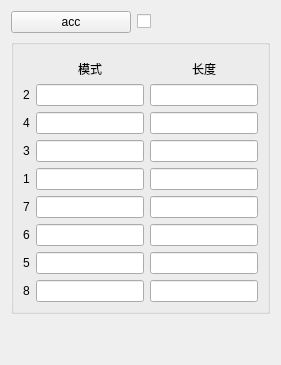
     <widget class="QWidget" name="page_8">
      <layout class="QGridLayout" name="gridLayout_17">
       <item row="0" column="0">
        <layout class="QHBoxLayout" name="horizontalLayout_45">
         <item>
          <widget class="QPushButton" name="accelerationBtn">
           <property name="minimumSize">
            <size>
             <width>120</width>
             <height>0</height>
            </size>
           </property>
           <property name="text">
            <string notr="true">acc</string>
           </property>
          </widget>
         </item>
         <item>
          <widget class="QCheckBox" name="accCheckbox">
           <property name="text">
            <string/>
           </property>
          </widget>
         </item>
         <item>
          <spacer name="horizontalSpacer_24">
           <property name="orientation">
            <enum>Qt::Horizontal</enum>
           </property>
           <property name="sizeHint" stdset="0">
            <size>
             <width>40</width>
             <height>20</height>
            </size>
           </property>
          </spacer>
         </item>
        </layout>
       </item>
       <item row="1" column="0">
        <widget class="QGroupBox" name="groupBox_4">
         <property name="title">
          <string/>
         </property>
         <layout class="QGridLayout" name="gridLayout_18">
          <item row="0" column="0">
           <widget class="SetEditValueWidget" name="logolightnum" native="true"/>
          </item>
          <item row="1" column="0">
           <layout class="QGridLayout" name="gridLayout_9">
            <item row="0" column="1">
             <widget class="QLabel" name="label_mode">
              <property name="text">
               <string notr="true">模式</string>
              </property>
              <property name="alignment">
               <set>Qt::AlignCenter</set>
              </property>
             </widget>
            </item>
            <item row="0" column="2">
             <widget class="QLabel" name="label_length">
              <property name="text">
               <string notr="true">长度</string>
              </property>
              <property name="alignment">
               <set>Qt::AlignCenter</set>
              </property>
             </widget>
            </item>
            <item row="1" column="0">
             <widget class="QLabel" name="label_31">
              <property name="text">
               <string notr="true">2</string>
              </property>
              <property name="alignment">
               <set>Qt::AlignCenter</set>
              </property>
             </widget>
            </item>
            <item row="1" column="1">
             <widget class="myLineEdit" name="modeEdit">
              <property name="text">
               <string notr="true"/>
              </property>
              <property name="alignment">
               <set>Qt::AlignCenter</set>
              </property>
             </widget>
            </item>
            <item row="1" column="2">
             <widget class="myLineEdit" name="lengthEdit">
              <property name="text">
               <string notr="true"/>
              </property>
              <property name="alignment">
               <set>Qt::AlignCenter</set>
              </property>
             </widget>
            </item>
            <item row="2" column="0">
             <widget class="QLabel" name="label_32">
              <property name="text">
               <string notr="true">4</string>
              </property>
              <property name="alignment">
               <set>Qt::AlignCenter</set>
              </property>
             </widget>
            </item>
            <item row="2" column="1">
             <widget class="myLineEdit" name="modeEdit_2">
              <property name="text">
               <string notr="true"/>
              </property>
              <property name="alignment">
               <set>Qt::AlignCenter</set>
              </property>
             </widget>
            </item>
            <item row="2" column="2">
             <widget class="myLineEdit" name="lengthEdit_2">
              <property name="text">
               <string notr="true"/>
              </property>
              <property name="alignment">
               <set>Qt::AlignCenter</set>
              </property>
             </widget>
            </item>
            <item row="3" column="0">
             <widget class="QLabel" name="label_33">
              <property name="text">
               <string notr="true">3</string>
              </property>
              <property name="alignment">
               <set>Qt::AlignCenter</set>
              </property>
             </widget>
            </item>
            <item row="3" column="1">
             <widget class="myLineEdit" name="modeEdit_3">
              <property name="text">
               <string notr="true"/>
              </property>
              <property name="alignment">
               <set>Qt::AlignCenter</set>
              </property>
             </widget>
            </item>
            <item row="3" column="2">
             <widget class="myLineEdit" name="lengthEdit_3">
              <property name="text">
               <string notr="true"/>
              </property>
              <property name="alignment">
               <set>Qt::AlignCenter</set>
              </property>
             </widget>
            </item>
            <item row="4" column="0">
             <widget class="QLabel" name="label_34">
              <property name="text">
               <string notr="true">1</string>
              </property>
              <property name="alignment">
               <set>Qt::AlignCenter</set>
              </property>
             </widget>
            </item>
            <item row="4" column="1">
             <widget class="myLineEdit" name="modeEdit_4">
              <property name="text">
               <string notr="true"/>
              </property>
              <property name="alignment">
               <set>Qt::AlignCenter</set>
              </property>
             </widget>
            </item>
            <item row="4" column="2">
             <widget class="myLineEdit" name="lengthEdit_4">
              <property name="text">
               <string notr="true"/>
              </property>
              <property name="alignment">
               <set>Qt::AlignCenter</set>
              </property>
             </widget>
            </item>
            <item row="5" column="0">
             <widget class="QLabel" name="label_35">
              <property name="text">
               <string notr="true">7</string>
              </property>
              <property name="alignment">
               <set>Qt::AlignCenter</set>
              </property>
             </widget>
            </item>
            <item row="5" column="1">
             <widget class="myLineEdit" name="modeEdit_5">
              <property name="text">
               <string notr="true"/>
              </property>
              <property name="alignment">
               <set>Qt::AlignCenter</set>
              </property>
             </widget>
            </item>
            <item row="5" column="2">
             <widget class="myLineEdit" name="lengthEdit_5">
              <property name="text">
               <string notr="true"/>
              </property>
              <property name="alignment">
               <set>Qt::AlignCenter</set>
              </property>
             </widget>
            </item>
            <item row="6" column="0">
             <widget class="QLabel" name="label_36">
              <property name="text">
               <string notr="true">6</string>
              </property>
              <property name="alignment">
               <set>Qt::AlignCenter</set>
              </property>
             </widget>
            </item>
            <item row="6" column="1">
             <widget class="myLineEdit" name="modeEdit_6">
              <property name="text">
               <string notr="true"/>
              </property>
              <property name="alignment">
               <set>Qt::AlignCenter</set>
              </property>
             </widget>
            </item>
            <item row="6" column="2">
             <widget class="myLineEdit" name="lengthEdit_6">
              <property name="text">
               <string notr="true"/>
              </property>
              <property name="alignment">
               <set>Qt::AlignCenter</set>
              </property>
             </widget>
            </item>
            <item row="7" column="0">
             <widget class="QLabel" name="label_37">
              <property name="text">
               <string notr="true">5</string>
              </property>
              <property name="alignment">
               <set>Qt::AlignCenter</set>
              </property>
             </widget>
            </item>
            <item row="7" column="1">
             <widget class="myLineEdit" name="modeEdit_7">
              <property name="text">
               <string notr="true"/>
              </property>
              <property name="alignment">
               <set>Qt::AlignCenter</set>
              </property>
             </widget>
            </item>
            <item row="7" column="2">
             <widget class="myLineEdit" name="lengthEdit_7">
              <property name="text">
               <string notr="true"/>
              </property>
              <property name="alignment">
               <set>Qt::AlignCenter</set>
              </property>
             </widget>
            </item>
            <item row="8" column="0">
             <widget class="QLabel" name="label_38">
              <property name="text">
               <string notr="true">8</string>
              </property>
              <property name="alignment">
               <set>Qt::AlignCenter</set>
              </property>
             </widget>
            </item>
            <item row="8" column="1">
             <widget class="myLineEdit" name="modeEdit_8">
              <property name="text">
               <string notr="true"/>
              </property>
              <property name="alignment">
               <set>Qt::AlignCenter</set>
              </property>
             </widget>
            </item>
            <item row="8" column="2">
             <widget class="myLineEdit" name="lengthEdit_8">
              <property name="text">
               <string notr="true"/>
              </property>
              <property name="alignment">
               <set>Qt::AlignCenter</set>
              </property>
             </widget>
            </item>
           </layout>
          </item>
         </layout>
        </widget>
       </item>
       <item row="2" column="0">
        <spacer name="verticalSpacer_3">
         <property name="orientation">
          <enum>Qt::Vertical</enum>
         </property>
         <property name="sizeHint" stdset="0">
          <size>
           <width>20</width>
           <height>40</height>
          </size>
         </property>
        </spacer>
       </item>
      </layout>
     </widget>
